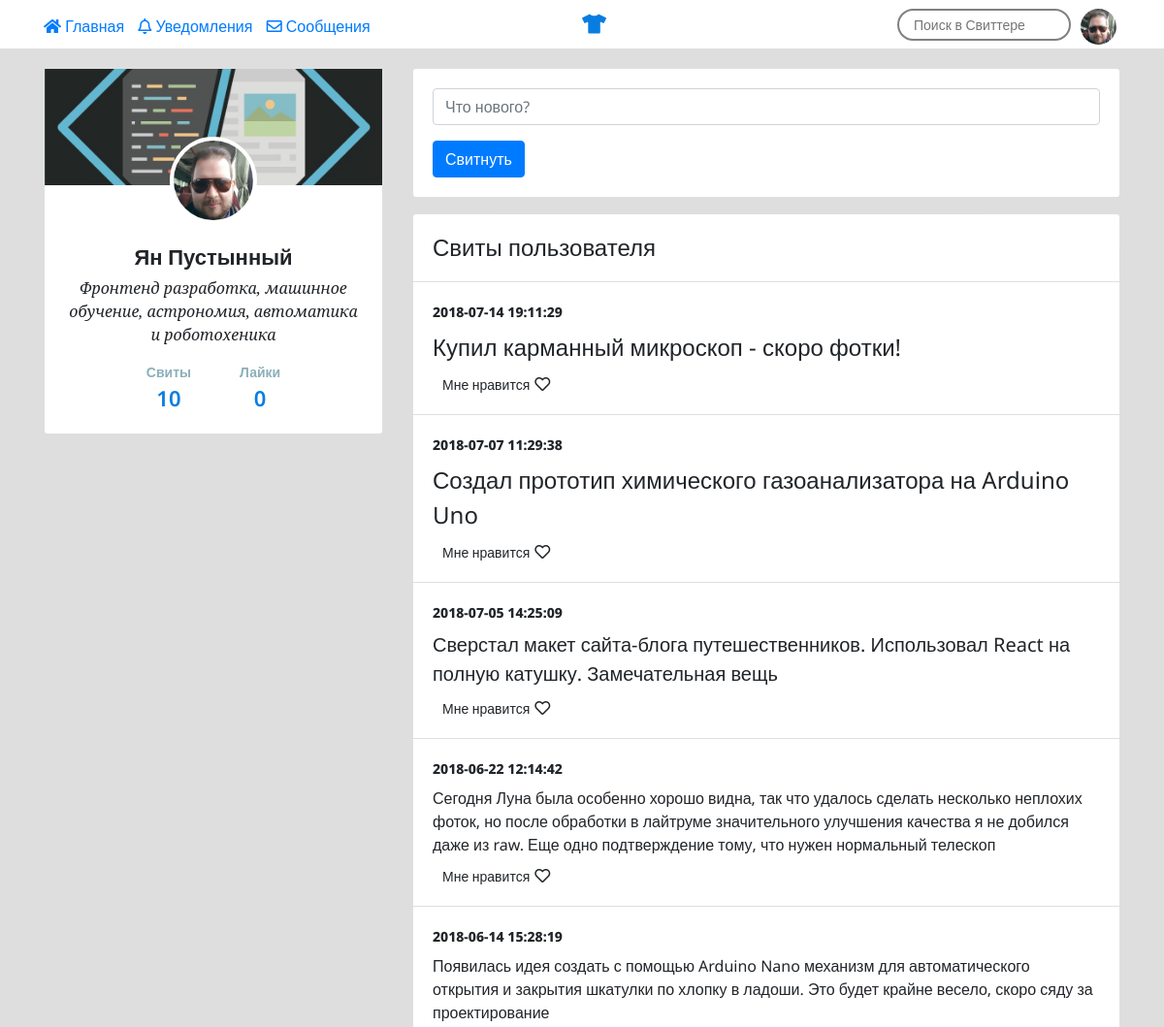
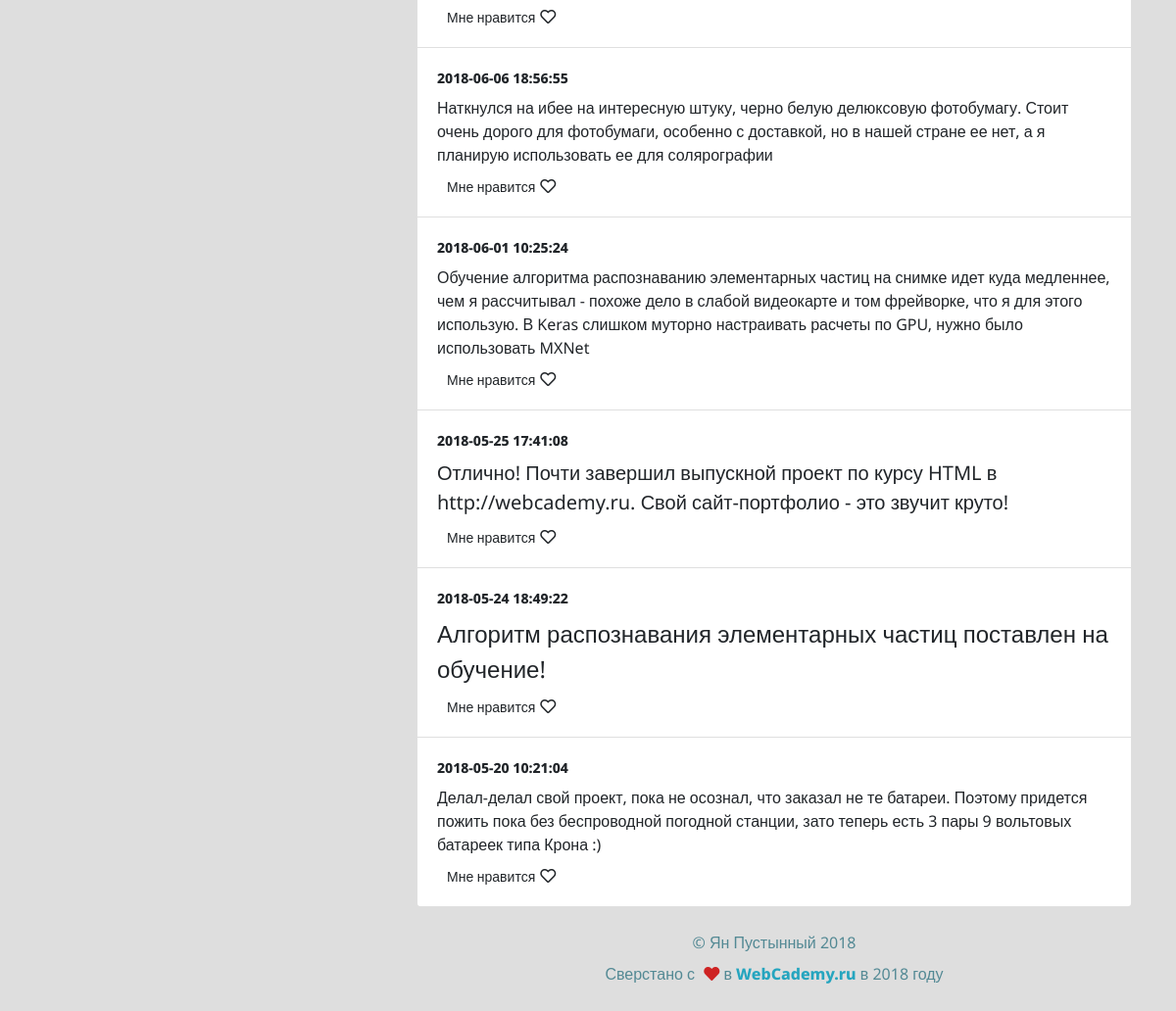
The page / on the database its author committed (2 pictures, top to bottom).
### tables this page shows
CREATE TABLE `tweets` (
  `id` int(11) NOT NULL,
  `date` datetime NOT NULL,
  `text` text NOT NULL
);

### getTweets.php (called while the page is built, shortened)
<?php
$query = "SELECT * FROM tweets ORDER BY id DESC";
$result = mysqli_query($connect, $query);
$numRows = mysqli_num_rows($result);
$tweets = array();
for ($index = 0; $index < $numRows; $index++) {
	$row = mysqli_fetch_assoc($result);
	$tweets[] = $row;
}
?>

### index.php (the view, shortened to what this page needs)
<?php
require "db.php";
require "getTweets.php";
?>
<!DOCTYPE html>
<html lang="en">
<head>
	<link rel="stylesheet" href="https://use.fontawesome.com/releases/v5.1.0/css/all.css">
	<link rel="stylesheet" href="lib/bootstrap/dist/css/bootstrap.css">
	<link rel="stylesheet" href="css/main.css">
</head>
<body>
	<header class="main-header">
		<div class="container d-flex justify-content-between">
			<nav class="main__menu">
				<ul>
					<li class="menu__item">
						<a href="">
							<span class="menu__icon"><i class="fas fa-home"></i></span>
							<span class="menu__title">Главная</span>
						</a>
					</li>
					<li>
						<a href="">
							<span class="menu__icon"><i class="far fa-bell"></i></span>
							<span class="menu__title">Уведомления</span>
						</a>
					</li>
					<li>
						<a href="">
							<span class="menu__icon"><i class="far fa-envelope"></i></span>
							<span class="menu__title">Сообщения</span>
						</a>
					</li>
				</ul>
			</nav>
			<span class="main__icon">
				<i class="fas fa-tshirt"></i>
			</span>
			<div class="main__right-panel">
				<div class="main__search">
					<input type="text" placeholder="Поиск в Свиттере">
				</div>
				<div class="main__avatar">
					<img src="img/vfP1arq_2SM - копия.jpg" alt="Yan Pustynnyy">
				</div>
			</div>
		</div>
	</header>
	<div class="container">
		<div class="row">
			<div class="col-md-4 mb-3">
				<div class="card">
					<div class="profile-background"></div>
					<div class="profile-avatar">
						<img src="img/vfP1arq_2SM - копия.jpg" alt="Yan Pustynnyy">
					</div>
					<div>
						<div class="card-body">
							<h1 class="profile-title">Ян Пустынный</h1>
							<div class="profile-description">
								<p>Фронтенд разработка, машинное обучение, астрономия, автоматика и роботохеника</p>
							</div>
							<ul class="stats">
								<li class="stats-item">
									<b class="stats-title">Свиты</b>
									<b id="tweetCount" class="stats-count"><?=$numRows?></b>
								</li>
								<li class="stats-item">
									<b class="stats-title">Лайки</b>
									<b id="likeCount" class="stats-count">0</b>
								</li>
							</ul>
						</div>
					</div>
				</div>
			</div>
			<div class="col-md-8">
				<div class="card mb-3">
					<div class="card-body">
						<form id="postNewTweet">
						  <div class="form-group">
						    <input type="text" name="tweetText" class="form-control" id="tweetText"  placeholder="Что нового?">
						  </div>
						  <button type="submit" class="btn btn-primary">Свитнуть</button>
						</form>
					</div>
				</div>
				<div class="card card-title-only tweet-card--rounded-top">
					<div class="h4 mb-0">Свиты пользователя</div>
				</div>
				<div id="tweetList">
					<?php
					foreach ($tweets as $tweet) {
						?>
						<div class="card tweet-card">
							<div class="tweet-date"><?=$tweet['date']?>
							</div>
							<?php
							$textClass = "font-size-normal";
							$stringNoTags = strip_tags($tweet['text']);
							if (mb_strlen($stringNoTags) < 100) {
								$textClass = "font-size-large";
							}
							else if (mb_strlen($stringNoTags) > 150) {
								$textClass = "font-size-small";
							}
							?>
							<div class="tweet-text <?=$textClass?>" >
								<p><?=$tweet['text']?></p>
							</div>
							<div id="<?=$tweet['id']?>" class="like">
								<p>Мне нравится</p>
								<i class="far fa-heart"></i>
							</div>
						</div>
					<?php } ?>
				</div>
				<footer class="footer">
					<p class="footer-copyright">
						&copy; Ян Пустынный 2018 <br/>
						Сверстано с <i class="fas fa-heart"></i> в
						<a class="footer-link" href="http://webcademy.ru" target="_blank">WebCademy.ru</a> в 2018 году
					</p>
				</footer>
			</div>
		</div>
	</div>
</body>
</html>

### css/main.css (style rules this page uses)
* { box-sizing: border-box; }
body { background-color: #dedede; font-family: 'Noto Sans', sans-serif; }
.card { background-color: white; }
.profile-background { height: 120px; background-image: url('../img/001037819.jpg'); background-repeat: no-repeat; background-size: cover; background-position: center; }
.main-header { height: 50px; position: relative; background-color: white; margin-bottom: 20px; }
.main__right-panel { display: -webkit-flex; display: -moz-flex; display: -ms-flex; display: -o-flex; display: flex; align-items: center; justify-content: space-between; height: 50px; width: 230px; }
.main__menu ul { display: inline-block; padding: 0; margin: 0; }
.main__menu ul li { display: inline-block; margin-right: 10px; border-bottom: 2px solid transparent; }
.main__menu { padding-top: 15px; }
.menu__item { display: -webkit-flex; display: -moz-flex; display: -ms-flex; display: -o-flex; display: flex; align-items: center; }
.menu__item a { display: block; }
.menu__icon { display: inline-block; }
.menu__title { display: inline-block; }
.main__icon { position: absolute; color: #087de1; top: 10px; left: 50%; font-size: 20px; }
.main__search { display: inline-block; }
.main__search input { border-radius: 18px; padding-left: 15px; font-size: 14px; outline: none; border: 2px solid grey; height: 33px; }
.main__avatar { display: inline-block; width: 45px; height: 45px; border-radius: 80px; overflow: hidden; border: 4px solid white; background-color: white; margin-top: 5px; }
.main__avatar img { max-width: 100%; height: auto; }
.profile-avatar { width: 90px; height: 90px; border-radius: 80px; overflow: hidden; margin-top: -50px; border: 4px solid white; background-color: white; margin-right: auto; margin-left: auto; }
.profile-avatar img { max-width: 100%; height: auto; }
.profile-title { font-size: 22px; font-weight: 800; text-align: center; }
.profile-description { font-family: "Noto Serif", serif; font-style: italic; text-align: center; }
.stats { margin: 0; padding: 0; display: -webkit-box; display: -ms-flexbox; display: flex; -webkit-box-pack: center; -ms-flex-pack: center; justify-content: center; text-align: center; }
.stats-item { display: -webkit-box; display: -ms-flexbox; display: flex; -webkit-box-orient: vertical; -webkit-box-direction: normal; -ms-flex-direction: column; flex-direction: column; padding-left: 25px; padding-right: 25px; }
.stats-title { font-size: 14px; color: #8cb0bb; }
.stats-count { color: #087de1; font-size: 22px; font-weight: 600; }
.tweet-card { padding: 1.25rem; border-radius: 0; border-bottom: 0; }
.tweet-card:last-child { border-bottom: 1px solid rgba(0, 0, 0, 0.125); border-radius: 0 0 0.25rem 0.25rem; }
.card-title-only { padding: 1.25rem; border-radius: 0; border-bottom: 0; border-radius: 0.25rem 0.25rem 0 0; }
.tweet-card--rounded-top { border-radius: 0.25rem 0.25rem 0 0; }
.like, .tweetLike { cursor: pointer; display: -webkit-box; display: -ms-flexbox; display: flex; font-size: 14px; padding-top: 10px; padding-left: 10px; }
.like p { margin: 0; }
.fa-heart { font-size: 16px; margin-left: 5px; padding-top: 2px; }
.tweet-date { margin-bottom: 0.5rem; font-size: 14px; font-weight: 800; }
.tweet-text p { margin-bottom: 0; font-size: 20px; }
.font-size-small p { font-size: 16px; }
.font-size-large p { font-size: 24px; }
.footer { color: #538994; text-align: center; margin-top: 20px; }
.footer a { font-weight: 800; color: #25a5bf; }
.footer p { line-height: 2; padding-bottom: 16px; }
.footer .fa-heart { color: #ce2222; }
.tweet-card { transition: background-color 4s ease-out; }

### rows shown on the page
tweets: date "2018-07-14 19:11:29", text "Купил карманный микроскоп - скоро фотки!"
tweets: date "2018-07-07 11:29:38", text "Создал прототип химического газоанализатора на Arduino Uno"
tweets: date "2018-07-05 14:25:09", text "Сверстал макет сайта-блога путешественников. Использовал React на полную катушку. Замечательная вещь"
tweets: date "2018-06-22 12:14:42", text "Сегодня Луна была особенно хорошо видна, так что удалось сделать несколько неплохих фоток, но после обработки в лайтруме значительного улучшения качества я не добился даже из raw. Еще одно подтверждение тому, что нужен нормальный телескоп"
tweets: date "2018-06-14 15:28:19", text "Появилась идея создать с помощью Arduino Nano механизм для автоматического открытия и закрытия шкатулки по хлопку в ладоши. Это будет крайне весело, скоро сяду за проектирование"
tweets: date "2018-06-06 18:56:55", text "Наткнулся на ибее на интересную штуку, черно белую делюксовую фотобумагу. Стоит очень дорого для фотобумаги, особенно с доставкой, но в нашей стране ее нет, а я планирую использовать ее для солярографии"
tweets: date "2018-06-01 10:25:24", text "Обучение алгоритма распознаванию элементарных частиц на снимке идет куда медленнее, чем я рассчитывал - похоже дело в слабой видеокарте и том фрейворке, что я для этого использую. В Keras слишком муторно настраивать расчеты по GPU, нужно было использовать MXNet"
tweets: date "2018-05-25 17:41:08", text "Отлично! Почти завершил выпускной проект по курсу HTML в http://webcademy.ru. Свой сайт-портфолио - это звучит круто!"
tweets: date "2018-05-24 18:49:22", text "Алгоритм распознавания элементарных частиц поставлен на обучение!"
tweets: date "2018-05-20 10:21:04", text "Делал-делал свой проект, пока не осознал, что заказал не те батареи. Поэтому придется пожить пока без беспроводной погодной станции, зато теперь есть 3 пары 9 вольтовых батареек типа Крона :)"

### other values the page prints
$numRows "10"
